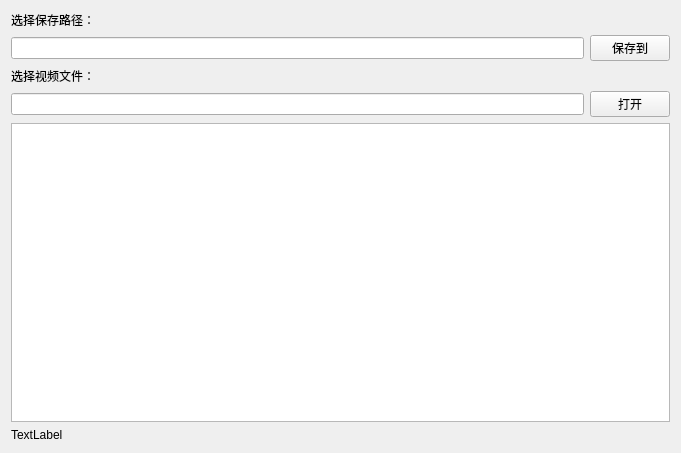
<?xml version="1.0" encoding="UTF-8"?>
<ui version="4.0">
 <class>Widget</class>
 <widget class="QWidget" name="Widget">
  <property name="geometry">
   <rect>
    <x>0</x>
    <y>0</y>
    <width>681</width>
    <height>453</height>
   </rect>
  </property>
  <property name="windowTitle">
   <string>Widget</string>
  </property>
  <layout class="QVBoxLayout" name="verticalLayout">
   <item>
    <widget class="QLabel" name="label_2">
     <property name="text">
      <string>选择保存路径：</string>
     </property>
    </widget>
   </item>
   <item>
    <layout class="QHBoxLayout" name="horizontalLayout_2">
     <item>
      <widget class="QLineEdit" name="savePathLineEdit">
       <property name="readOnly">
        <bool>true</bool>
       </property>
      </widget>
     </item>
     <item>
      <widget class="QPushButton" name="saveBtn">
       <property name="text">
        <string>保存到</string>
       </property>
      </widget>
     </item>
    </layout>
   </item>
   <item>
    <widget class="QLabel" name="label">
     <property name="text">
      <string>选择视频文件：</string>
     </property>
    </widget>
   </item>
   <item>
    <layout class="QHBoxLayout" name="horizontalLayout">
     <item>
      <widget class="QLineEdit" name="videoPathLineEdit">
       <property name="readOnly">
        <bool>true</bool>
       </property>
      </widget>
     </item>
     <item>
      <widget class="QPushButton" name="openBtn">
       <property name="text">
        <string>打开</string>
       </property>
      </widget>
     </item>
    </layout>
   </item>
   <item>
    <widget class="QTextBrowser" name="textBrowser"/>
   </item>
   <item>
    <widget class="QLabel" name="statusLabel">
     <property name="text">
      <string>TextLabel</string>
     </property>
    </widget>
   </item>
  </layout>
 </widget>
 <layoutdefault spacing="6" margin="11"/>
 <resources/>
 <connections/>
</ui>
